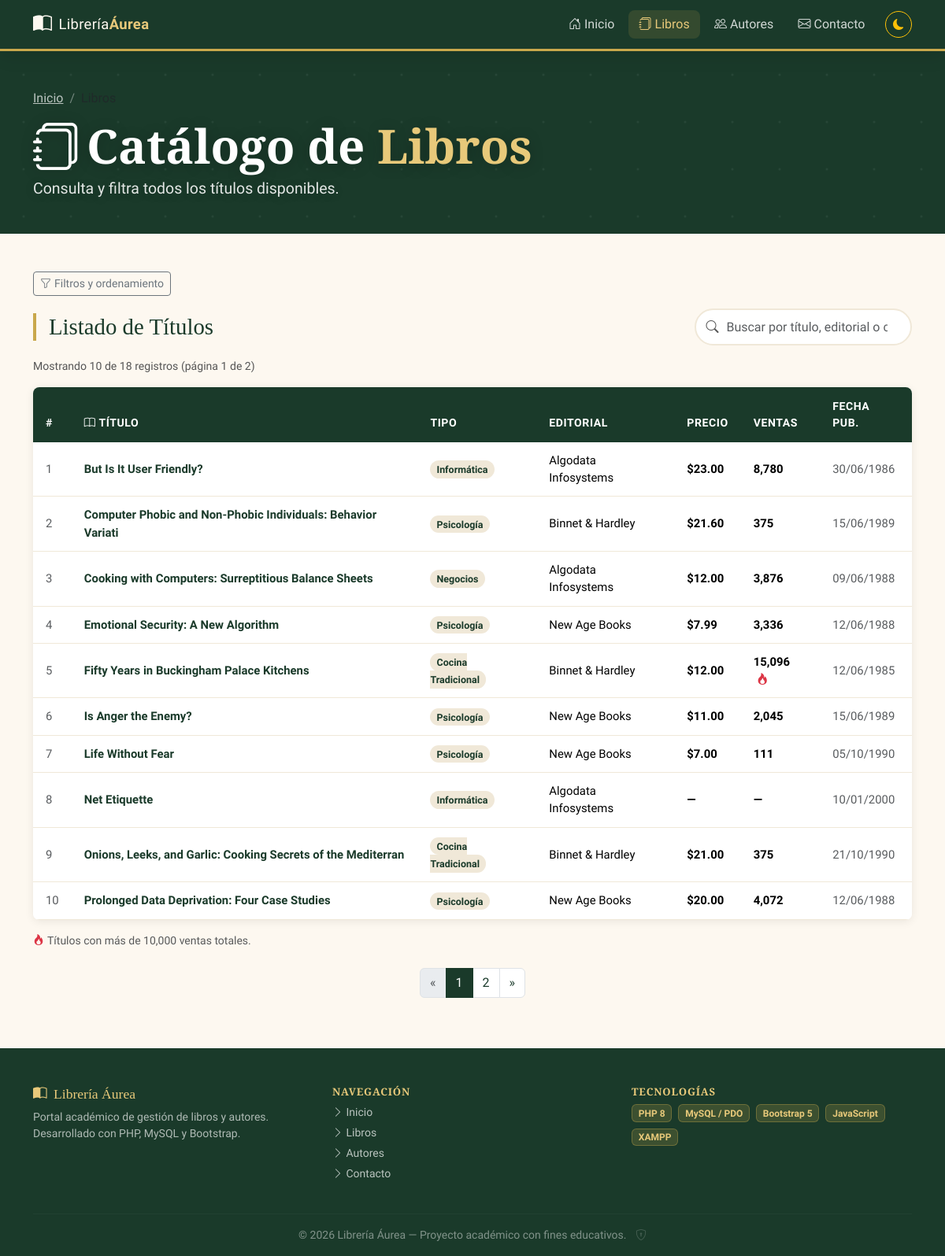
The app's page /libros.php with its own data.
### tables this page shows
CREATE TABLE `titulos` (
  `id_titulo` varchar(6) NOT NULL,
  `titulo` varchar(60) NOT NULL,
  `tipo` varchar(15) NOT NULL,
  `id_pub` varchar(4) NOT NULL,
  `precio` double default NULL,
  `avance` double default NULL,
  `total_ventas` int(11) default NULL,
  `notas` varchar(255) NOT NULL,
  `fecha_pub` datetime NOT NULL,
  `contrato` varchar(1) NOT NULL,
  PRIMARY KEY  (`id_titulo`)
);

CREATE TABLE `publicadores` (
  `id_pub` varchar(4) NOT NULL,
  `nombre_pub` varchar(30) NOT NULL,
  `ciudad` varchar(15) NOT NULL,
  `estado` varchar(2) NOT NULL,
  PRIMARY KEY  (`id_pub`)
);

### libros.php (the view, shortened to what this page needs)
<?php
$libros    = [];
$porPagina = 10;
$pagina    = max(1, (int)($_GET['pagina'] ?? 1));
$filtroTipo      = trim($_GET['tipo']      ?? '');
$filtroEditorial = trim($_GET['editorial'] ?? '');
$filtroPrecioMin = (isset($_GET['precio_min']) && $_GET['precio_min'] !== '') ? (float)$_GET['precio_min'] : null;
$filtroPrecioMax = (isset($_GET['precio_max']) && $_GET['precio_max'] !== '') ? (float)$_GET['precio_max'] : null;
$camposPermitidos = ['titulo', 'precio', 'total_ventas', 'fecha_pub'];
$dirPermitidos    = ['ASC', 'DESC'];
$orden  = in_array($_GET['orden'] ?? '', $camposPermitidos) ? $_GET['orden'] : 'titulo';
$dirRaw = $_GET['dir'] ?? 'ASC';
$dir    = in_array(strtoupper($dirRaw), $dirPermitidos) ? strtoupper($dirRaw) : 'ASC';
$hayFiltros = $filtroTipo !== '' || $filtroEditorial !== '' || $filtroPrecioMin !== null || $filtroPrecioMax !== null;
$tiposES = [
    'business'     => 'Negocios',
    'mod_cook'     => 'Cocina Moderna',
    'trad_cook'    => 'Cocina Tradicional',
    'popular_comp' => 'Informática',
    'psychology'   => 'Psicología',
    'UNDECIDED'    => 'Sin categoría',
];
$totalRegistros = 0;
$totalPaginas   = 1;
try {
    $pdo = getConexion();
    $condiciones = [];
    $params      = [];
    $where = $condiciones ? 'WHERE ' . implode(' AND ', $condiciones) : '';
    $stmtTotal = $pdo->prepare("SELECT COUNT(*) FROM titulos t INNER JOIN publicadores p ON t.id_pub = p.id_pub $where");
    $stmtTotal->execute($params);
    $totalRegistros = (int)$stmtTotal->fetchColumn();
    $totalPaginas   = max(1, (int)ceil($totalRegistros / $porPagina));
    $pagina         = min($pagina, $totalPaginas);
    $offset         = ($pagina - 1) * $porPagina;
    $sql = "SELECT t.id_titulo, t.titulo, t.tipo, p.nombre_pub AS editorial,
                   t.precio, t.total_ventas, t.fecha_pub
            FROM titulos t INNER JOIN publicadores p ON t.id_pub = p.id_pub
            $where
            ORDER BY t.$orden $dir
            LIMIT :limite OFFSET :offset";
    $stmt = $pdo->prepare($sql);
    $stmt->bindValue(':limite', $porPagina, PDO::PARAM_INT);
    $stmt->bindValue(':offset', $offset,    PDO::PARAM_INT);
    $stmt->execute();
    $libros = $stmt->fetchAll();
} catch (PDOException $e) {
    error_log('Error en libros.php: ' . $e->getMessage());
    $errorDB = 'No fue posible cargar el catálogo. Inténtalo más tarde.';
}
function urlLibros(array $extra = []): string {
    global $filtroTipo, $filtroEditorial, $filtroPrecioMin, $filtroPrecioMax, $orden, $dir;
    $p = array_filter([
        'tipo'       => $filtroTipo,
        'editorial'  => $filtroEditorial,
        'precio_min' => $filtroPrecioMin !== null ? (string)$filtroPrecioMin : '',
        'precio_max' => $filtroPrecioMax !== null ? (string)$filtroPrecioMax : '',
        'orden'      => $orden !== 'titulo' ? $orden : '',
        'dir'        => $dir !== 'ASC' ? $dir : '',
    ], fn($v) => $v !== '' && $v !== null);
    return 'libros.php?' . http_build_query(array_merge($p, $extra));
}
require_once __DIR__ . '/includes/header.php';
require_once __DIR__ . '/includes/navbar.php';
?>
<section class="hero hero-small" aria-label="Catálogo de libros">
    <div class="container position-relative">
        <nav aria-label="Ruta de navegación" class="mb-2">
            <ol class="breadcrumb breadcrumb-blanco">
                <li class="breadcrumb-item"><a href="index.php" class="text-blanco-70">Inicio</a></li>
                <li class="breadcrumb-item active text-dorado-claro">Libros</li>
            </ol>
        </nav>
        <h1 class="hero-title mb-1"><i class="bi bi-journals me-2"></i>Catálogo de <span>Libros</span></h1>
        <p class="hero-subtitle mb-0">Consulta y filtra todos los títulos disponibles.</p>
    </div>
</section>
<section class="py-5">
    <div class="container">
        <div class="mb-3 d-flex align-items-center gap-2">
            <button class="btn btn-outline-secondary btn-sm"
                    type="button"
                    data-bs-toggle="collapse"
                    data-bs-target="#panelFiltros"
                    aria-expanded="<?= $hayFiltros ? 'true' : 'false' ?>"
                    aria-controls="panelFiltros">
                <i class="bi bi-funnel me-1"></i>Filtros y ordenamiento
            </button>
        </div>
        <div class="d-flex flex-column flex-sm-row align-items-sm-center justify-content-between gap-3 mb-3">
            <h2 class="section-title mb-0">Listado de Títulos</h2>
            <div class="buscador-wrap">
                <input type="search" id="campoBusqueda" class="form-control"
                       placeholder="Buscar por título, editorial o categoría…"
                       aria-label="Buscar en la tabla" autocomplete="off">
            </div>
        </div>
        <p class="conteo-resultados mb-3">
            <span id="conteoLibros">
                Mostrando <?= count($libros) ?> de <?= $totalRegistros ?> registros
                (página <?= $pagina ?> de <?= $totalPaginas ?>)
            </span>
        </p>
        <div class="tabla-principal table-responsive">
            <table class="table table-hover mb-0" aria-label="Catálogo de libros">
                <thead>
                    <tr>
                        <th>#</th><th><i class="bi bi-book me-1"></i>Título</th>
                        <th>Tipo</th><th>Editorial</th><th>Precio</th><th>Ventas</th><th>Fecha Pub.</th>
                    </tr>
                </thead>
                <tbody id="tbodyLibros">
                    <?php if (empty($libros)): ?>
                        <tr class="fila-vacia"><td colspan="7">No se encontraron libros con los filtros seleccionados.</td></tr>
                    <?php else: ?>
                        <?php foreach ($libros as $i => $libro):
                            $tipoEs = $tiposES[$libro['tipo']] ?? $libro['tipo'];
                            $fecha  = $libro['fecha_pub'] ? date('d/m/Y', strtotime($libro['fecha_pub'])) : '—';
                            $precio = $libro['precio'] !== null ? '$'.number_format((float)$libro['precio'],2) : '—';
                            $ventas = $libro['total_ventas'] !== null ? number_format((int)$libro['total_ventas']) : '—';
                        ?>
                            <tr>
                                <td class="text-muted"><?= $offset+$i+1 ?></td>
                                <td><span class="fw-semibold text-verde"><?= htmlspecialchars($libro['titulo']) ?></span></td>
                                <td><span class="badge-tipo"><?= htmlspecialchars($tipoEs) ?></span></td>
                                <td><?= htmlspecialchars($libro['editorial']) ?></td>
                                <td class="precio"><?= $precio ?></td>
                                <td>
                                    <span class="fw-semibold"><?= $ventas ?></span>
                                    <?php if ($libro['total_ventas'] !== null && $libro['total_ventas'] > 10000): ?>
                                        <i class="bi bi-fire text-danger ms-1" title="Bestseller"></i>
                                    <?php endif; ?>
                                </td>
                                <td class="text-muted"><?= $fecha ?></td>
                            </tr>
                        <?php endforeach; ?>
                    <?php endif; ?>
                </tbody>
            </table>
        </div>
        <p class="small text-muted mt-3 mb-4">
            <i class="bi bi-fire text-danger me-1"></i>Títulos con más de 10,000 ventas totales.
        </p>
        <?php if ($totalPaginas > 1): ?>
        <nav aria-label="Páginas del catálogo">
            <ul class="pagination justify-content-center flex-wrap">
                <li class="page-item <?= $pagina<=1?'disabled':'' ?>">
                    <a class="page-link" href="<?= urlLibros(['pagina'=>$pagina-1]) ?>">&laquo;</a>
                </li>
                <?php for ($p=1;$p<=$totalPaginas;$p++): ?>
                    <li class="page-item <?= $p===$pagina?'active':'' ?>">
                        <a class="page-link" href="<?= urlLibros(['pagina'=>$p]) ?>"><?= $p ?></a>
                    </li>
                <?php endfor; ?>
                <li class="page-item <?= $pagina>=$totalPaginas?'disabled':'' ?>">
                    <a class="page-link" href="<?= urlLibros(['pagina'=>$pagina+1]) ?>">&raquo;</a>
                </li>
            </ul>
        </nav>
        <?php endif; ?>
    </div>
</section>
<?php require_once __DIR__ . '/includes/footer.php'; ?>

### assets/css/styles.css (style rules this page uses)
:root { --verde-oscuro: #1a3a2a; --verde-medio: #245c3c; --verde-claro: #2e7d52; --dorado: #c9a84c; --dorado-claro: #e8c97a; --crema: #fdf8f0; --crema-oscura: #f0e8d8; --texto-oscuro: #1c1c1c; --texto-gris: #555; --blanco: #ffffff; --card-bg: #ffffff; --sombra-suave: 0 2px 12px rgba(0,0,0,.08); --sombra-media: 0 4px 24px rgba(0,0,0,.13); --radio: .5rem; --borde-tabla: #f0e8d8; }
*, *::before, *::after { box-sizing:border-box; }
html { scroll-behavior:smooth; }
body { font-family:'Source Sans 3',sans-serif; background-color:var(--crema); color:var(--texto-oscuro); min-height:100vh; display:flex; flex-direction:column; transition:background-color .3s,color .3s; }
h1, h2, h3, h4, h5, h6 { font-family:'Playfair Display',serif; }
.hero { background:var(--verde-oscuro); color:#ffffff; padding:5rem 0 4rem; position:relative; overflow:hidden; }
.hero::before { content:''; position:absolute; inset:0; pointer-events:none; }
.hero-title { font-size:clamp(2.4rem,5vw,4.6rem); font-weight:700; color:#ffffff; line-height:1.08; text-shadow:0 2px 18px rgba(0,0,0,.22); }
.hero-title span { color:var(--dorado-claro); }
.hero-subtitle { font-size:1.22rem; color:rgba(255,255,255,.88); max-width:700px; line-height:1.8; text-shadow:0 2px 14px rgba(0,0,0,.18); }
.section-title { font-size:1.8rem; color:var(--verde-oscuro); border-left:4px solid var(--dorado); padding-left:1rem; margin-bottom:1.5rem; }
.buscador-wrap { position:relative; max-width:440px; }
#campoBusqueda, #campoBusquedaAutor { padding-left:2.4rem; border:2px solid var(--crema-oscura); border-radius:2rem; background:var(--blanco); transition:border-color .2s; color:var(--texto-oscuro); }
.tabla-principal { background:var(--card-bg); border-radius:var(--radio); box-shadow:var(--sombra-suave); overflow:hidden; }
.tabla-principal thead th { background:var(--verde-oscuro); color:#fff; font-family:'Source Sans 3',sans-serif; font-weight:600; border:none; padding:.85rem 1rem; font-size:.88rem; letter-spacing:.04em; text-transform:uppercase; }
.tabla-principal tbody tr { transition:background .15s; }
.tabla-principal tbody td { padding:.75rem 1rem; vertical-align:middle; font-size:.93rem; border-color:var(--borde-tabla); }
.badge-tipo { background:var(--crema-oscura); color:var(--verde-oscuro); font-size:.78rem; font-weight:600; padding:.3em .65em; border-radius:2rem; text-transform:capitalize; }
.precio { font-weight:700; color:var(--verde-medio); }
.conteo-resultados { font-size:.88rem; color:var(--texto-gris); }
.form-control, .form-select { border:2px solid var(--crema-oscura); border-radius:var(--radio); padding:.6rem .85rem; transition:border-color .2s,box-shadow .2s; }
.page-item.active .page-link { background-color:var(--verde-oscuro); border-color:var(--verde-oscuro); }
.page-link { color:var(--verde-oscuro); transition:background .15s; }
.text-dorado-claro { color:var(--dorado-claro); }
.text-verde { color:var(--verde-oscuro); }
.text-blanco-70 { color:rgba(255,255,255,.7); }
.hero-small { padding:3rem 0 2.5rem; }
.breadcrumb-blanco { --bs-breadcrumb-divider-color:rgba(255,255,255,.4); }

### records on screen
titulos: i "1", titulo "But Is It User Friendly?", tipo "Informática", id_pub.nombre_pub "Algodata Infosystems", precio "$23.00", total_ventas "8,780", fecha_pub "30/06/1986"
titulos: i "2", titulo "Computer Phobic and Non-Phobic Individuals: Behavior Variati", tipo "Psicología", id_pub.nombre_pub "Binnet & Hardley", precio "$21.60", total_ventas "375", fecha_pub "15/06/1989"
titulos: i "3", titulo "Cooking with Computers: Surreptitious Balance Sheets", tipo "Negocios", id_pub.nombre_pub "Algodata Infosystems", precio "$12.00", total_ventas "3,876", fecha_pub "09/06/1988"
titulos: i "4", titulo "Emotional Security: A New Algorithm", tipo "Psicología", id_pub.nombre_pub "New Age Books", precio "$7.99", total_ventas "3,336", fecha_pub "12/06/1988"
titulos: i "5", titulo "Fifty Years in Buckingham Palace Kitchens", tipo "Cocina Tradicional", id_pub.nombre_pub "Binnet & Hardley", precio "$12.00", total_ventas "15,096", fecha_pub "12/06/1985"
titulos: i "6", titulo "Is Anger the Enemy?", tipo "Psicología", id_pub.nombre_pub "New Age Books", precio "$11.00", total_ventas "2,045", fecha_pub "15/06/1989"
titulos: i "7", titulo "Life Without Fear", tipo "Psicología", id_pub.nombre_pub "New Age Books", precio "$7.00", total_ventas "111", fecha_pub "05/10/1990"
titulos: i "8", titulo "Net Etiquette", tipo "Informática", id_pub.nombre_pub "Algodata Infosystems", precio "—", total_ventas "—", fecha_pub "10/01/2000"
titulos: i "9", titulo "Onions, Leeks, and Garlic: Cooking Secrets of the Mediterran", tipo "Cocina Tradicional", id_pub.nombre_pub "Binnet & Hardley", precio "$21.00", total_ventas "375", fecha_pub "21/10/1990"
titulos: i "10", titulo "Prolonged Data Deprivation: Four Case Studies", tipo "Psicología", id_pub.nombre_pub "New Age Books", precio "$20.00", total_ventas "4,072", fecha_pub "12/06/1988"

### other values on screen
count($libros) "10"
$totalRegistros "18"
$pagina "1"
$totalPaginas "2"
